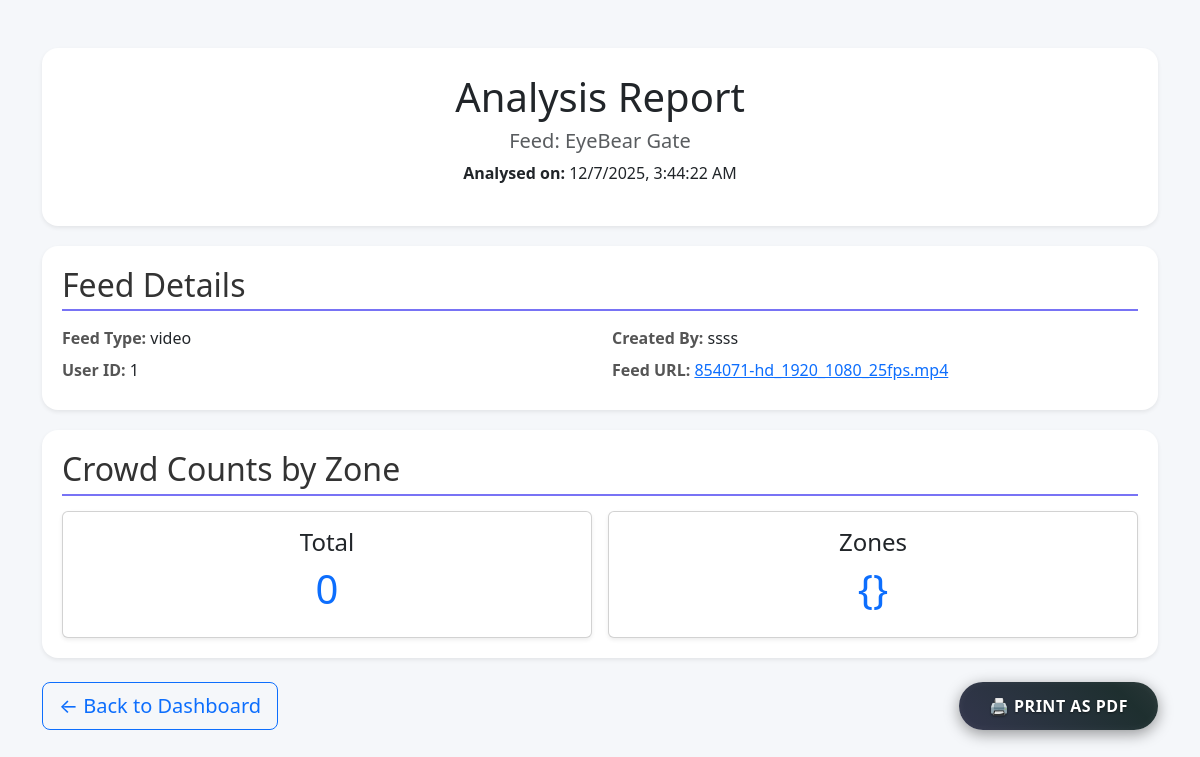
Page /api/feeds/7/report (signed in) on the committed database.
### models.py (models this page shows)
class Feed(db.Model):
    id = db.Column(db.Integer, primary_key=True)
    name = db.Column(db.String(150), nullable=False)
    type = db.Column(db.String(50), nullable=False)  # 'camera' or 'video'
    video_filename = db.Column(db.String(255), nullable=True)
    user_id = db.Column(db.Integer, db.ForeignKey('user.id'), nullable=True)
    user = db.relationship('User', backref='feeds', lazy=True)
    zones = db.relationship('Zone', backref='feed', lazy=True)

class User(db.Model):
    id = db.Column(db.Integer, primary_key=True)
    username = db.Column(db.String(150), unique=True, nullable=False)
    first_name = db.Column(db.String(150), nullable=False)
    last_name = db.Column(db.String(150), nullable=False)
    email = db.Column(db.String(150), unique=True, nullable=False)
    password = db.Column(db.String(128), nullable=False)
    role = db.Column(db.String(50), nullable=False, default='user')

### blueprints/analysis.py (the view)
@analysis_bp.route("/<int:feed_id>/report")
@login_required
def report(feed_id):
    feed = Feed.query.get(feed_id)
    if not feed:
        return "Feed not found", 404
    counts = get_counts(feed_id)
    detections = get_detections(feed_id)
    return render_template("analysis_report.html", feed=feed, counts=counts, detections=detections)

### helpers.py (called while the page is built)
def login_required(f):
    @wraps(f)
    def wrapper(*args, **kwargs):
        if not session.get("username"):
            return redirect(url_for("auth.login"))
        return f(*args, **kwargs)
    return wrapper

### yolo_service.py (called while the page is built)
def get_counts(feed_id):
    return analysis_results.get(feed_id, {"total": 0, "zones": {}})

def get_detections(feed_id):
    return analysis_detections.get(feed_id, [])

### templates/analysis_report.html (shortened to what this page needs)
<!DOCTYPE html>
<html lang="en">
<head>
  <link href="https://cdn.jsdelivr.net/npm/bootstrap@5.3.0/dist/css/bootstrap.min.css" rel="stylesheet">
</head>
<body>
  <div class="container mt-5">
    <div class="report-header shadow-sm rounded-4">
      <h1 class="mb-2">Analysis Report</h1>
      <h5 class="text-muted">Feed: {{ feed.name }}</h5>
      <p><strong>Analysed on:</strong> <span id="analysisTime"></span></p>
    </div>
    <div class="section-card shadow-sm rounded-4">
      <h2>Feed Details</h2>
      <div class="row">
        <div class="col-md-6 mb-2"><span class="info-label">Feed Type:</span> {{ feed.type }}</div>
        <div class="col-md-6 mb-2"><span class="info-label">Created By:</span> {{ feed.user.username }}</div>
        <div class="col-md-6 mb-2"><span class="info-label">User ID:</span> {{ feed.user_id }}</div>
        {% if feed.type == 'video' %}
        <div class="col-md-6 mb-2"><span class="info-label">Feed URL:</span>
          <a href="{{ url_for('static', filename='videos/' + feed.video_filename) }}" target="_blank">{{ feed.video_filename }}</a>
        </div>
        {% endif %}
      </div>
    </div>
    <div class="section-card shadow-sm rounded-4">
      <h2>Crowd Counts by Zone</h2>
      <div class="row row-cols-1 row-cols-md-2 g-3">
        {% for zone, count in counts.items() %}
        <div class="col">
          <div class="card text-center h-100 shadow-sm">
            <div class="card-body">
              <h4 class="card-title first-letter">{{ zone }}</h4>
              <h1 class="text-primary">{{ count }}</h1>
            </div>
          </div>
        </div>
        {% endfor %}
      </div>
    </div>
    <div class="d-flex justify-content-between mt-4 mb-5">
      <a href="{{ url_for('dashboard.dashboard') }}" class="btn btn-outline-primary btn-lg" >
        ← Back to Dashboard
      </a>
      <button type="button" class="creative-btn gradient-animate no-print btn-lg" onclick="window.print()">
        🖨️ Print as PDF
      </button>
    </div>
  </div>
</body>
</html>

### templates/analysis_report.html (style rules this page uses)
body { background-color: #f5f7fa; }
.creative-btn { background: linear-gradient(45deg, #383854, #1E2F2F, #535557); color: #fff; font-weight: 700; font-size: 16px; padding: 12px 30px; border: none; border-radius: 50px; box-shadow: 0 4px 15px rgba(0,0,0,0.4), 0 0 10px rgba(255,255,255,0.05) inset; cursor: pointer; transition: all 0.4s ease; text-shadow: 0 1px 2px rgba(0,0,0,0.5); letter-spacing: 0.5px; text-transform: uppercase; position: relative; overflow: hidden; }
.creative-btn.gradient-animate { background-size: 200% 200%; animation: gradientShift 4s ease infinite; }
.report-header { background: #fff; padding: 25px; border-radius: 12px; box-shadow: 0 4px 10px rgba(0,0,0,0.1); margin-bottom: 20px; text-align: center; }
.section-card { background: #fff; border-radius: 12px; padding: 20px; margin-bottom: 20px; box-shadow: 0 4px 10px rgba(0,0,0,0.05); }
h2 { border-bottom: 2px solid #7873f5; padding-bottom: 5px; margin-bottom: 15px; color: #333; }
.info-label { font-weight: 600; color: #555; }
.first-letter::first-letter { text-transform: uppercase; }

### rows in the picture
Feed: name "EyeBear Gate", type "video", user_id "1", video_filename "854071-hd_1920_1080_25fps.mp4"
User: user.username "ssss"

### other values in the picture
{{ zone }} "total" "zones"
{{ count }} "0" "{}"
